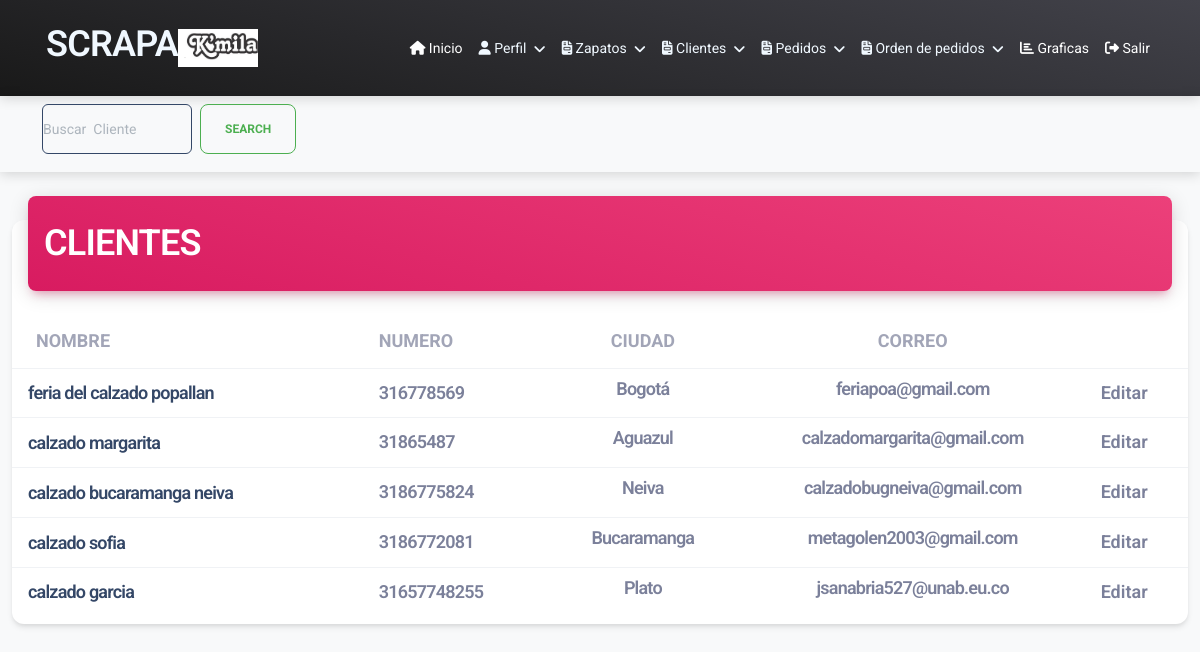
Screenshot of /clientes/ (signed in) with the database file from the repository.
### usuairo/models.py (models this page shows, shortened)
class UserProfile(models.Model):
    user = models.OneToOneField(User, on_delete=models.CASCADE)
    logo = models.ImageField(upload_to='images/', blank=True, null=True)
    telefono = models.CharField(max_length=20, blank=True)
    correo = models.EmailField(blank=True)
    nombre_empresa = models.CharField(max_length=100,default='nombre')

class cliente (models.Model):
    nombre=models.CharField(max_length=100)
    correo=models.EmailField(max_length=254)
    numero=models.IntegerField()
    dirreccion=models.CharField( max_length=150)
    departamento=models.ForeignKey(Departamento, on_delete=models.CASCADE)
    ciudad =models.ForeignKey(Ciudad, on_delete=models.CASCADE)
    user = models.ForeignKey(User , on_delete=models.CASCADE)
    local =models.CharField(max_length=100)

class Ciudad(models.Model):
    name = models.CharField(max_length=255)
    departamento = models.ForeignKey(Departamento, on_delete=models.CASCADE)
    def __str__(self):
        return self.name

### usuairo/views.py (the view)
# urls.py: path('clientes/',views.clientes,name='clientes'),
@login_required
def clientes(request):
    clientes=cliente.objects.filter(user=request.user)
    return render(request,'clientes.html',{'Clientes':clientes})

### usuairo/templates/clientes.html (shortened to what this page needs)
{% extends "index.html" %}
{% block content  %}
  <nav class="navbar navbar-expand-lg bg-body-tertiary justify-content-end">
    <div class="container-fluid justify-content-end">
      <div class="collapse navbar-collapse" id="navbar" style="height: 150spx; width: 200px;">
        <div class="container">
          <form class="d-flex " role="search"  action="{% url 'search_cliente' %}" method="GET"  style="width: 300px; height: 60px;">
            <input class="form-control me-2 border border-dark " style="border: black; width: 150px; height: 50px;" type="search" placeholder="Buscar  Cliente" aria-label="Search" name="buscar">
            <button class="btn btn-outline-success"  style="height: 50px;" type="submit">Search</button>
          </form>
            </div>
        </div>
      </div>
</nav>
<div class="container-fluid py-4">
  <div class="row">
      <div class="col-12">
          <div class="card my-4">
              <div class="card-header p-0 position-relative mt-n4 mx-3 z-index-2">
                  <div class="bg-gradient-primary shadow-primary border-radius-lg pt-4 pb-3">
                      <h2 class="text-white text-capitalize ps-3">CLIENTES</h2>
                  </div>
              </div>
              <div class="card-body px-0 pb-2">
                  <div class="table-responsive p-0">
                      <table class="table align-items-center mb-0">
                          <thead>
                              <tr>
                                  <th class="text-uppercase text-secondary text-lg font-weight-bolder opacity-7">Nombre</th>
                                  <th class="text-uppercase text-secondary text-lg font-weight-bolder opacity-7 ps-2">Numero</th>
                                  <th class="text-center text-uppercase text-secondary text-lg font-weight-bolder opacity-7">Ciudad</th>
                                  <th class="text-center text-uppercase text-secondary text-lg font-weight-bolder opacity-7">Correo</th>
                                  <th class="text-secondary opacity-7"></th>
                              </tr>
                          </thead>
                          <tbody>
                              {% if Clientes %}
                              {% for cliente in Clientes %}
                              <tr>
                                  <td>
                                      <div class="d-flex px-2 py-1">
                                          <div class="d-flex flex-column justify-content-center">
                                              <h2 class="mb-0 text-lg">{{ cliente.nombre }}</h2>
                                          </div>
                                      </div>
                                  </td>
                                  <td>
                                    <h4 class="text-lg text-secondary mb-0">{{cliente.numero }}</h4>
                                  </td>
                                  <td class="align-middle text-center">
                                      <h4 class="text-secondary text-lg font-weight-bold">{{ cliente.ciudad }}</h4>
                                  </td>
                                  <td class="align-middle text-center">
                                    <h4 class="text-secondary text-lg font-weight-bold">{{ cliente.correo }}</h4>
                                </td>
                                  <td class="align-middle">
                                      <a href="{% url 'modificar_cliente' cliente.id %}" class="text-secondary font-weight-bold text-lg" data-toggle="tooltip" data-original-title="Edit user">
                                          Editar
                                      </a>
                                  </td>
                              </tr>
                              {% endfor %}
                          </tbody>
                      </table>
                      {% else %}
                      <p>No se encontraron resultados para la búsqueda.</p>
                   {% endif %}
                  </div>
              </div>
          </div>
      </div>
  </div>
</div>
{% endblock  %}

### usuairo/templates/index.html (shortened to what this page needs)
<!DOCTYPE html>
{% load static %}
<html lang="en">
  <head>
<link href="{% static 'assets/css/nucleo-icons.css' %}" rel="stylesheet" />
<link href="{% static 'assets/css/nucleo-svg.css' %}" rel="stylesheet" />
<link id="pagestyle" href="{% static 'assets/css/material-dashboard.css' %}" rel="stylesheet" />
  </head>
  <body class="g-sidenav-show  bg-gray-100">
    <nav class="navbar navbar-expand-lg bg-gradient-dark navbar-dark fixed-start">
      <div class="container">
               <div>              <h2
                style="color: aliceblue;"  class="ms-1 font-weight-bold">SCRAPA</h2></div>
               {% if user.is_authenticated %}
               <div class="d-flex align-items-center ms-auto">
                   {% if user.userprofile.logo %}
                   <img src="{{ user.userprofile.logo.url }}" alt="Logo" class="user-logo" style="width: 80px; height: 80px; object-fit: contain; margin-right: 10px;">
                   {% endif %}
               </div>
           {% endif %}
          <div class="collapse navbar-collapse" id="navbarSupportedContent">
              <ul class="navbar-nav ms-auto">
                  {% if user.is_authenticated %}
                  <li class="nav-item">
                    <a class="nav-link active" href="/inicio">
                        <i class="fas fa-home"></i>
                        Inicio
                    </a>
                </li>
                <li class="nav-item dropdown">
                    <a class="nav-link dropdown-toggle" href="#" id="navbarDropdown"  style="color: aliceblue;" role="button" data-bs-toggle="dropdown" aria-expanded="false">
                        <i class="fas fa-user"></i>
                        Perfil
                    </a>
                </li>
                  <li class="nav-item dropdown">
                    <a class="nav-link dropdown-toggle" href="#" id="navbarDropdown"  style="color: aliceblue;" role="button" data-bs-toggle="dropdown" aria-expanded="false">
                        <i class="fas fa-file-invoice"></i>
                        Zapatos
                    </a>
                </li>
                  <li class="nav-item dropdown">
                    <a class="nav-link dropdown-toggle" href="#" id="navbarDropdown"  style="color: aliceblue;" role="button" data-bs-toggle="dropdown" aria-expanded="false">
                        <i class="fas fa-file-invoice"></i>
                        Clientes
                    </a>
                </li>
                <li class="nav-item dropdown">
                    <a class="nav-link dropdown-toggle" href="#" id="navbarDropdown"  style="color: aliceblue;" role="button" data-bs-toggle="dropdown" aria-expanded="false">
                        <i class="fas fa-file-invoice"></i>
                        Pedidos
                    </a>
                </li>
                  <li class="nav-item dropdown">
                    <a class="nav-link dropdown-toggle" href="#" id="navbarDropdown"  style="color: aliceblue;" role="button" data-bs-toggle="dropdown" aria-expanded="false">
                        <i class="fas fa-file-invoice"></i>
                        Orden de pedidos
                    </a>
                </li>
                <li class="nav-item">
                    <a class="nav-link active" href="/graficas">
                        <i class="fas fa-chart-bar"></i>
                        Graficas
                    </a>
                </li>
                  <li class="nav-item">
                      <a class="nav-link active" href="/logaut">
                          <i class="fas fa-sign-out-alt"></i>
                          Salir
                      </a>
                  </li>
                  {% endif %}
              </ul>
          </div>
      </div>
  </nav>
  </body>
 {% block content %}
    {% endblock %}
</html>

### rows the page displays
cliente: nombre "feria del calzado popallan", numero "316778569", ciudad "Bogotá", correo "feriapoa@gmail.com"
cliente: nombre "calzado margarita", numero "31865487", ciudad "Aguazul", correo "calzadomargarita@gmail.com"
cliente: nombre "calzado bucaramanga neiva", numero "3186775824", ciudad "Neiva", correo "calzadobugneiva@gmail.com"
cliente: nombre "calzado sofia", numero "3186772081", ciudad "Bucaramanga", correo "metagolen2003@gmail.com"
cliente: nombre "calzado garcia", numero "31657748255", ciudad "Plato", correo "jsanabria527@unab.eu.co"
